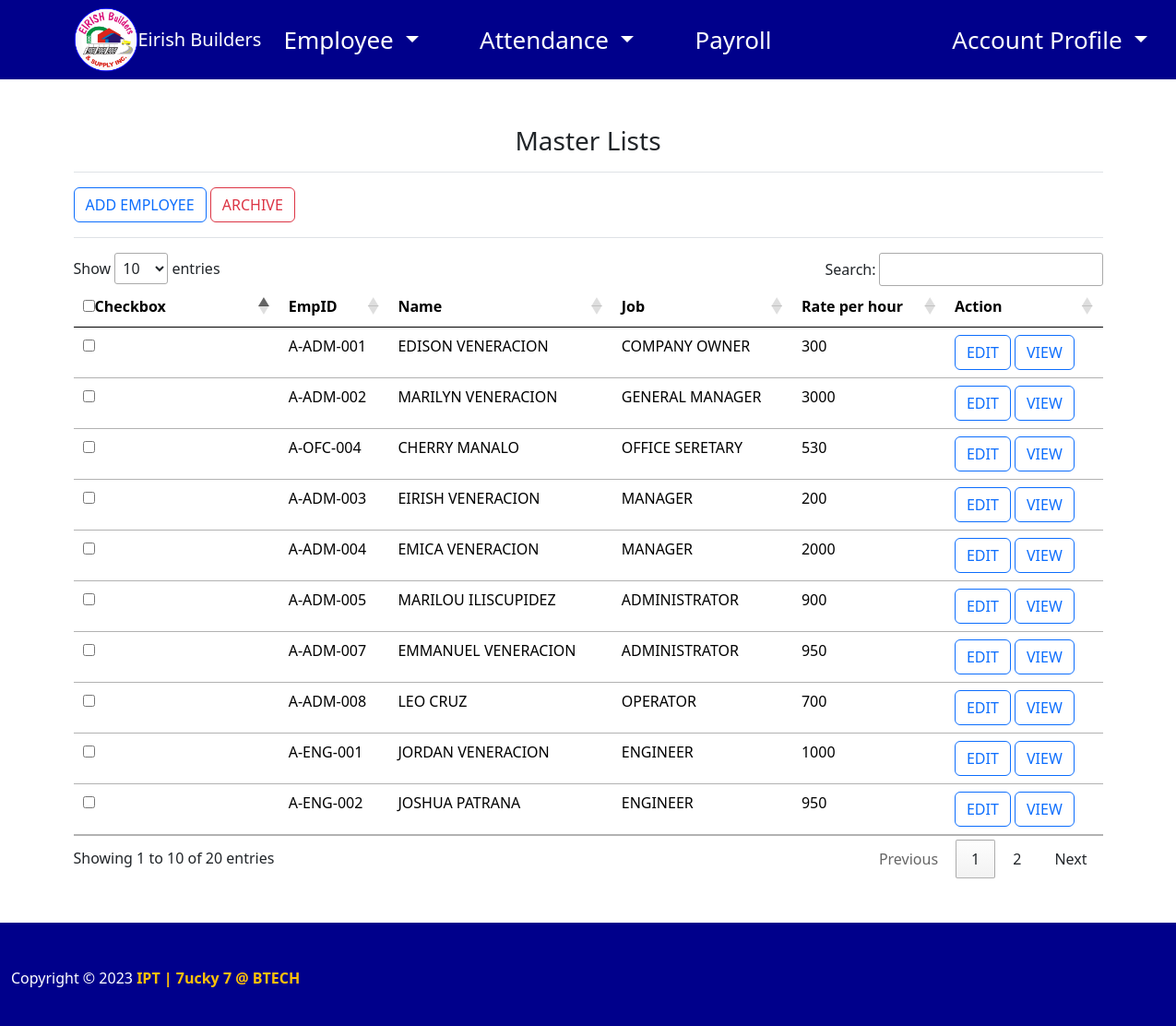
/code/employee.php (signed in), run on the app's committed database.
### tables this page shows
CREATE TABLE `employee` (
  `id` int(11) NOT NULL,
  `emp_id` varchar(50) NOT NULL,
  `name` varchar(50) NOT NULL,
  `address` varchar(50) NOT NULL,
  `position` varchar(50) NOT NULL,
  `rate` double NOT NULL,
  `phonenumber` varchar(12) NOT NULL,
  `sex` varchar(45) NOT NULL,
  `birth_date` date NOT NULL,
  `civil_status` varchar(45) NOT NULL,
  `emergency_name` varchar(45) NOT NULL,
  `emergency_contact` varchar(11) NOT NULL,
  `job_id` int(11) NOT NULL,
  `salary_id` int(11) NOT NULL,
  `isdeploy` varchar(1) NOT NULL,
  `isarchive` varchar(1) NOT NULL,
  `is_att_archive` varchar(1) NOT NULL
);

### code/employee.php (the view, shortened to what this page needs)
<?php
 require_once('home.php');
 $conn=mysqli_connect('localhost','root','','eirish_payroll');
 $result=mysqli_query($conn,"select * from employee");
?>
<!doctype html>
<html lang="en">
<head>
  <link rel="stylesheet" href="css/footer.css">
  <link href="https://cdn.jsdelivr.net/npm/bootstrap@5.1.0/dist/css/bootstrap.min.css" rel="stylesheet">
  <link href="//cdn.datatables.net/1.10.25/css/jquery.dataTables.min.css" rel="stylesheet">
</head>
<body>
 <div class="container" style="margin-top:50px;">
 <center><h3>Master Lists</h3></center>
             <div class="border-bottom my-3"></div>
                <button type="button" class="btn btn-outline-primary" data-bs-toggle="modal" data-bs-target="#exampleModal">
                  Add Employee
                </button>
                <button class="btn btn-outline-danger" onclick="delete_all()">Archive</button>
    <form method="post" id="frm">
                <div class="border-bottom my-3"></div>
          <table class="table table-hover ">
                  <thead>
                      <tr>
                      <th width="20%"><input type="checkbox" onclick="select_all()"  id="delete"/>Checkbox</th>
                        <th>EmpID</th>
                        <th>Name</th>
                        <th>Job</th>
                        <th>Rate per hour</th>
                        <th>Action</th>
                      </tr>
                </thead>
                    <tbody>
                    <?php while($row=mysqli_fetch_assoc($result)){?>
                      <tr id="box<?php echo $row['id']?>">
                      <td><input type="checkbox" id="<?php echo $row['id']?>" name="checkbox[]" value="<?php echo $row['id']?>"/></td>
                          <td><?php echo $row['emp_id']?></td>
                          <td><?php echo $row['name']?></td>
                          <td><?php echo $row['position']?></td>
                          <td><?php echo $row['rate']?></td>
                          <td  >
                          <a href="update.php?id=<?php echo $row['id'] ?>" class="btn btn-outline-primary">Edit</a>
                          <button data-id='<?php echo $row['id']; ?>' class="userinfo btn btn-outline-primary">View</button>
                          </td>
                      </tr>
                          <?php } ?>
                <?php require_once('addemployee.php'); ?>
   </div>
   <br>
   <br>
   <?php require_once('scripts.php'); ?>
   <?php require_once('footer.php'); ?>
</body>
</html>

### code/home.php (shortened to what this page needs)
<!DOCTYPE html>
<html lang="en">
<head>
  <link href="https://cdn.jsdelivr.net/npm/bootstrap@5.2.0-beta1/dist/css/bootstrap.min.css" rel="stylesheet">
  <link rel="stylesheet" href="css/style.css">
</head>
<body>
  <center>
<nav class="navbar navbar-expand-lg navbar-blue" style="background-color: rgb(0,0,139)  ">
  <div class="container">
  <img src="./images/eirishh.png" alt="" width="70" height="70">
  <a class="navbar-brand" style="color:  rgb(255,255,255);" href="#">Eirish Builders</a>
    <div class="collapse navbar-collapse" id="navbarNav">
      <ul class="navbar-nav ml-auto">
        <li class="nav-item dropdown">
          <a class="nav-link dropdown-toggle" style="color:  rgb(255,255,255);" href="#" id="employeeDropdown" role="button" data-toggle="dropdown" aria-haspopup="true" aria-expanded="false" style="margin-left: 50px; ">
            Employee
          </a>
        </li>
        <li class="nav-item dropdown">
          <a class="nav-link dropdown-toggle" style="color:  rgb(255,255,255);"href="#" id="attendanceDropdown" role="button" data-toggle="dropdown" aria-haspopup="true" aria-expanded="false">
            Attendance
          </a>
        </li>
        <li class="nav-item">
          <a class="nav-link" style="color:  rgb(255,255,255);" href="payrolls.php">Payroll</a>
        </li>
        <li class="nav-item dropdown" style="margin-left: 130px; ">
          <a class="nav-link dropdown-toggle" style="color:  rgb(255,255,255);" href="#" id="accountDropdown" role="button" data-toggle="dropdown" aria-haspopup="true" aria-expanded="false">
            Account Profile
          </a>
        </li>
      </ul>
    </div>
  </div>
</nav>
</center>
</body>
</html>

### code/addemployee.php (shortened to what this page needs)
</form>

### code/scripts.php (shortened to what this page needs)
<link href="https://cdn.jsdelivr.net/npm/bootstrap@5.1.0/dist/css/bootstrap.min.css" rel="stylesheet">

### code/footer.php (shortened to what this page needs)
<!DOCTYPE html>
<html>
<head>
	<link rel="stylesheet" href="https://stackpath.bootstrapcdn.com/bootstrap/5.3.1/css/bootstrap.min.css">
	<link rel="stylesheet" type="text/css" href="https://cdnjs.cloudflare.com/ajax/libs/font-awesome/5.14.0/css/all.min.css">
	<link rel="stylesheet" href="css/footer.css">
</head>
<body>
<footer class="text-white pt-5 pb-4">
  <div class="mx-auto row align-items-center footer-container">
    <div class="col-md-7 col-lg-8">
      <p>
        Copyright &copy; <?php echo date('Y') ; ?>
        <a href="#" style="text-decoration: none;">
          <strong class="text-warning">IPT | 7ucky 7 @ BTECH</strong>
        </a>
      </p>
    </div>
  </div>
</footer>
</body>
</html>

### code/css/style.css (style rules this page uses)
.navbar { background: lightgray; }
.nav-link, .navbar-nav li a { color: black; font-size: 26px; margin-right: 50px; }

### code/css/footer.css (style rules this page uses)
footer { background-color: darkblue; }
.footer-container { background-size: contain; background-repeat: no-repeat; background-position: center; }

### code/employee.php (style rules this page uses)
.btn { font-size: 18px; padding: 12px 24px; border-radius: 4px; border-width: 2px; border-style: solid; text-transform: uppercase; transition: all 0.3s ease; }
.btn-outline-danger { color: #dc3545; background-color: transparent; border-color: #dc3545; }

### data on the page
employee: emp "A-ADM-001", name "EDISON VENERACION", position "COMPANY OWNER", rate "300"
employee: emp "A-ADM-002", name "MARILYN VENERACION", position "GENERAL MANAGER", rate "3000"
employee: emp "A-OFC-004", name "CHERRY MANALO", position "OFFICE SERETARY", rate "530"
employee: emp "A-ADM-003", name "EIRISH VENERACION", position "MANAGER", rate "200"
employee: emp "A-ADM-004", name "EMICA VENERACION", position "MANAGER", rate "2000"
employee: emp "A-ADM-005", name "MARILOU ILISCUPIDEZ", position "ADMINISTRATOR", rate "900"
employee: emp "A-ADM-007", name "EMMANUEL VENERACION", position "ADMINISTRATOR", rate "950"
employee: emp "A-ADM-008", name "LEO CRUZ", position "OPERATOR", rate "700"
employee: emp "A-ENG-001", name "JORDAN VENERACION", position "ENGINEER", rate "1000"
employee: emp "A-ENG-002", name "JOSHUA PATRANA", position "ENGINEER", rate "950"
